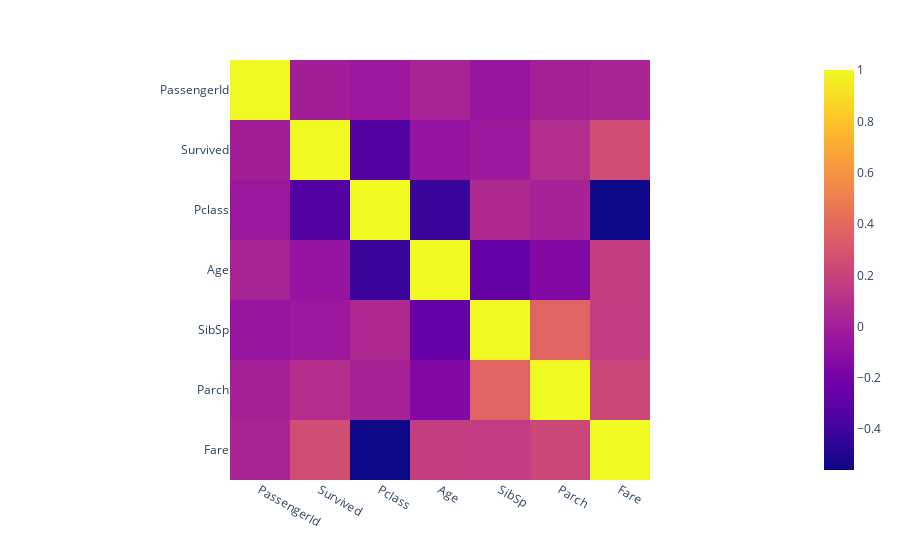

Here is the notebook cell this chart was saved with:
### Code cell
fig = px.imshow(titanic.corr())
fig.show();

### Figure 1 — Plotly figure (JSON) as saved in the notebook; plotly's stock layout.template omitted (floating-point values rounded to 4 significant figures)
{"data": [{"coloraxis": "coloraxis", "hovertemplate": "x: %{x}<br>y: %{y}<br>color: %{z}<extra></extra>", "name": "0", "type": "heatmap", "x": ["PassengerId", "Survived", "Pclass", "Age", "SibSp", "Parch", "Fare"], "xaxis": "x", "y": ["PassengerId", "Survived", "Pclass", "Age", "SibSp", "Parch", "Fare"], "yaxis": "y", "z": [[1, -0.005007, -0.03835, 0.02532, -0.05522, 0.008942, 0.03113], [-0.005007, 1, -0.3385, -0.06538, -0.03532, 0.08163, 0.2573], [-0.03835, -0.3385, 1, -0.426, 0.06083, 0.01832, -0.5587], [0.02532, -0.06538, -0.426, 1, -0.2607, -0.1455, 0.1714], [-0.05522, -0.03532, 0.06083, -0.2607, 1, 0.3736, 0.1603], [0.008942, 0.08163, 0.01832, -0.1455, 0.3736, 1, 0.2216], [0.03113, 0.2573, -0.5587, 0.1714, 0.1603, 0.2216, 1]]}], "layout": {"coloraxis": {"colorscale": [[0, "#0d0887"], [0.1111, "#46039f"], [0.2222, "#7201a8"], [0.3333, "#9c179e"], [0.4444, "#bd3786"], [0.5556, "#d8576b"], [0.6667, "#ed7953"], [0.7778, "#fb9f3a"], [0.8889, "#fdca26"], [1, "#f0f921"]]}, "margin": {"t": 60}, "xaxis": {"anchor": "y", "constrain": "domain", "domain": [0, 1], "scaleanchor": "y"}, "yaxis": {"anchor": "x", "autorange": "reversed", "constrain": "domain", "domain": [0, 1]}}}
